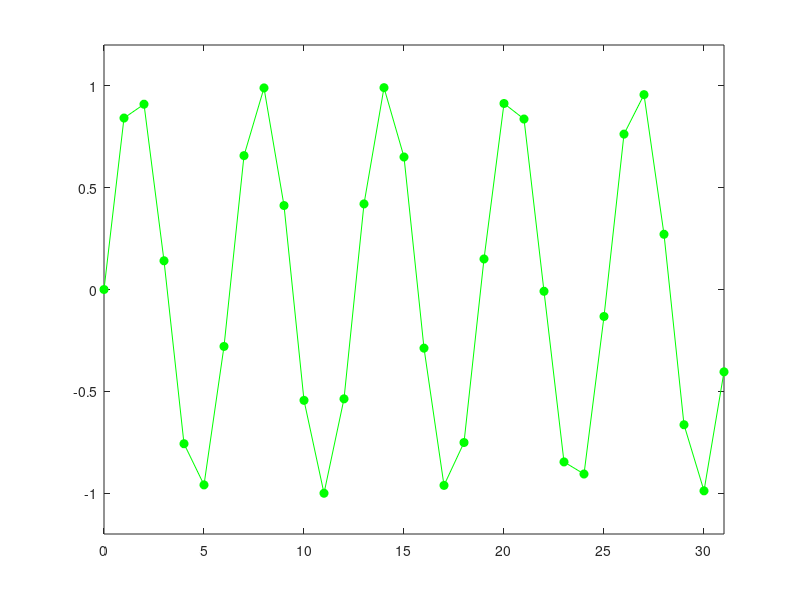

Recreate this plot in MATLAB. (Note: this script raises an error after producing the figure.)
%%%%%%%%%%%%%%%%%%%%%%%%%%%%%%%%%%%%%%%%%%%%%%%%%%%%%%%%%%%%%%%%%%%%%%%%% linSysTutorial.m%%%   David Heeger, Eero Simoncelli, and Patrick Teo 6/96.  %%%   Based on OBVIUS tutorial by David Heeger and Eero Simoncelli.%%%%%%%%%%%%%%%%%%%%%%%%%%%%%%%%%%%%%%%%%%%%%%%%%%%%%%%%%%%%%%%%%%%%%%% addpath('matlabPyrTools');%% Discrete-time sequences% Discrete-time sequences are represented as a sequence of numbers% f[n], for integer values of n.  There are several important, basic% sequences.  Examples of these basic sequences will be plotted% below.  We now plot several of the important sequences, % from n=1 to n=32.%foonRange=0:31;%%  Impulse sequence, delta[n]% is 1 only when n=0. Here we plot delta[n-16]:figure(1), clf; impulse = zeros(1,32);impulse(17)=1;plot(nRange,impulse, 'g-', nRange,impulse, 'o', 'MarkerEdgeColor' , 'g', 'MarkerFaceColor', 'g');set(gca, 'xLim', [0 31], 'yLim' , [-0.2 1.2])figure(1)%%  Step sequence, u[n]% is 0 when n<0.  Here we plot u[n-16]:step = zeros(1,32);step(17:32)=ones(1,16);figure(1), plot(nRange,step, 'g-', nRange,step, 'o', 'MarkerEdgeColor' , 'g', 'MarkerFaceColor', 'g');set(gca, 'xLim', [0 31], 'yLim' , [-0.2 1.2])figure(1)%%  Next, we plot a sinusoidal sequence with period 8amplitude = 1; phase_off = 0; period = 8; freq = 2*pi/period;sinusoid = amplitude .* sin(freq .* nRange + phase_off);figure(1), subplot(2, 1, 1)plot(nRange,sinusoid, 'g-', nRange,sinusoid, 'o', 'MarkerEdgeColor' , 'g', 'MarkerFaceColor', 'g');set(gca, 'xLim', [0 31], 'yLim' , [-1.2 1.2])figure(1)%%  Notice that adding 2*pi to the frequency gives the same sinusoid.%(this is not true for continuous sinusoids)freq = 2*pi/period + 2*pi;sinusoid_shift_2pi = amplitude .* sin(freq .* nRange + phase_off);figure(1), subplot(2, 1, 2)plot(nRange,sinusoid_shift_2pi , 'r-', nRange, sinusoid_shift_2pi , 'o', ...		'MarkerEdgeColor' , 'r', 'MarkerFaceColor', 'r');set(gca, 'xLim', [0 31], 'yLim' , [-1.2 1.2])%%% The importance of this is that we need only consider frequencies in% a frequency interval of length 2*pi such as -pi to pi.  Also notice% that although continuous sinusoids with frequency w are periodic% with period 2*pi/w, this is not necessarily true of discrete% sinusoids.  For example, a discrete sinusoid with frequency w=1 is% NOT periodic:period = 2*pi; freq = 2*pi/period;non_periodic_sinusoid = amplitude .* sin(freq .* nRange + phase_off);figure(1), clfplot(nRange,non_periodic_sinusoid,'g-',nRange,non_periodic_sinusoid,'go','MarkerFaceColor','g');axis([0 31 -1.2 1.2]);%%% Why isn't this sequence periodic?  Is it because we've plotted% only 32 samples?  If we were to plot more samples, would it% ever repeat?% For a finite length sequence, we have an even more stringent% requirement.  By a periodic finite length sequence, we mean% circularly periodic.  When you go off the end you start back at% the beginning.  To be periodic, the sequence length must be a% multiple of the period.% Altogether, there are only N distinguishable frequencies that% are circularly periodic with period (sequence length) N.  These% frequencies are: %       2 pi k/N for k=0,1,...,N-1.  % In our examples, N=32, so the frequencies are: %       0, pi/16, 2pi/16, 3pi/16,..., 31pi/16.% This set of discrete (co-)sinusoids can also be indexed in% another way: %       2 pi k/N for k=-N/2,...,-1,0,1,...,N/2.  % In our examples, these periods are:%       -16pi/16,...,-pi/16,0,pi/16,...,15pi/16.  % Take a look at some of these sinusoids and cosinusoids to see% that these frequencies are all distinct.% Are the sinusoids and cosinusoids with frequencies 0 and pi% distinct?  How about with frequencies -pi and pi?%%%%%%%%%%%%%%%%%%%%%%%%%%%%%%%%%%%%%%%%%%%%%%%%%%%%%%%%%%%%%%%%%%%%%%%% Linear systems% A discrete time system is defined as a transformation or operator% that maps an input sequence to an output sequence:% f[x] -> g[x]  or g[x] = T{f[x]}% Linear systems are defined by the principle of superposition.% Superposition has two parts: additivity and homogeneity.% Additivity:% T{f1[x] + f2[x]} = T{f1[x]} + T{f2[x]}% Homogeneity (scaling):% T{a f[x]} = a T{f[x]}% A linear system can be expressed as a matrix multiplication:%                   g[x] = M f[x]% where M is an m-by-n matrix, g[x] is a sequence of length m and% f[x] is a sequence of length n.% A time-invariant system is one for which a shift or delay of% the input sequence causes a corresponding shift in the output% sequence.  An example of a linear time-VARIANT system is% subsampling.  We'll get to that later.% For a linear time-invariant system, the rows of the M matrix% are all shifted copies of one another.  Such a matrix is called% a Toeplitz matrix.  The output of a linear time-invariant% system can also be computed using convolution.  Convolution is% equivalent to matrix-multiplication when using a Toeplitz% matrix.%%% First, let's create a Toeplitz matrix and display it as an% image.Tmatrix = zeros(32,32);one_row = [-.004 -.031 -.047 .031 .102 .031 -.047 -.031 -.004];for row = 1:32  k = 1;  for col = row-4:row+4    Tmatrix(row,rem(col-1+32,32)+1) = one_row(k);    k = k + 1;  endendfigure(2)showIm(Tmatrix);%%% Now, let's take our impulse signal and multiply it through the% matrix:figure(1)clfimpulse_response = Tmatrix * impulse';plot(nRange,impulse_response,'r-',nRange,impulse_response,'go');axis([0 31 -.06 .12]); %%% Matrix multiplication is an inefficient way of doing the above% computation because most of the entries in the matrix are% zeros.  Matlab provides facilities for efficient linear% filtering.  A linear filter has only the interesting (non-zero)% entries of the Toeplitz matrix.  Then the output is computed% using convolution, shifting the filter over the input signal.% The efficiency of convolution (over matrix multiplication) will% be critical when we get to 2D linear transforms on images, and% 3D (space-time) transforms on image sequences.  The matrices% would be huge and very sparse (lots of zeros).  Let's do the% above transform again, using convolutionfilter = [-.004 -.031 -.047 .031 .102 .031 -.047 -.031 -.004];new_impulse_response = convolve2(impulse, filter,'wrap');hold onplot(nRange,new_impulse_response,'r-',nRange,new_impulse_response,'b.');axis([0 31 -.06 .12]);%%% A linear time-invariant system is completely characterized by% its impulse response, that is, its response to an impulse% input.  The response to an impulse is the corresponding column% in the Toeplitz matrix.  Given the impulse response, we can% compute the response to any input.  Any input can be expressed% as the sum of a bunch of scaled impulses.  Since the system is% linear, the output is the sum of a bunch of scaled copies of% the impulse response.  Example:%%  Sum of two impulsesimpulse_10=zeros(1,32); impulse_10(10)=1;impulse_15=zeros(1,32); impulse_15(15)=1;signal = 5.*impulse_10 + 13.*impulse_15;clfplot(nRange,signal,'r-',nRange,signal,'ro');axis([0 31 -1 14]);%%  Filter responses to individual impulsesimpulse_response_10 = convolve2(impulse_10,filter,'wrap');plot(nRange,impulse_response_10,'g-',nRange,impulse_response_10,'go');axis([0 31 -.06 .12]);hold onimpulse_response_15 = convolve2(impulse_15,filter,'wrap');plot(nRange,impulse_response_15,'r-',nRange,impulse_response_15,'ro');axis([0 31 -.06 .12]);%%  Filter response to scaled sum of impulsessignal_response = convolve2(signal,filter,'wrap');plot(nRange,signal_response,'b-',nRange,signal_response,'go');axis([0 31 -.75 1.5]);%%  Sum of scaled filter responses to individual impulsessum_of_impulse_responses = ...    5.*impulse_response_10 + 13.*impulse_response_15;plot(nRange,sum_of_impulse_responses,'r-',nRange,sum_of_impulse_responses,'b.');axis([0 31 -.75 1.5]);%%  The difference (or mean-squared error) between them should return 0mean((signal_response-sum_of_impulse_responses).^2)%%  As another example, consider the filter response to the stepstep_response = convolve2(step,filter,'wrap');clfplot(nRange,step_response,'r-',nRange,step_response,'go');axis([0 31 -.1 .1]);%%  Represent filter to response to step as sum of filter responses to impulses:sum_of_impulse_responses = zeros(1,32);for n = 17:32  impulse_n = zeros(1,32);   impulse_n(n) = 1;  sum_of_impulse_responses = sum_of_impulse_responses + ...      convolve2(impulse_n,filter,'wrap');endplot(nRange,sum_of_impulse_responses,'r-',nRange,sum_of_impulse_responses,'go');axis([0 31 -.1 .1]);% This should return 0:mean((step_response-sum_of_impulse_responses).^2)%%% Note that convolve2 using 'wrap' performs circular convolution.  Circular% convolution wraps around from the end the sequence back to the beginning% again, as if the sequence was a full period of a longer periodic% sequence.  The consequence of circular convolution is evident in the% step-response.  Obviously, there are many alternative ways to handle the% endpoints of a sequence.  For example, one way is to repeat the end% sample values (at both ends) rather than wrapping. convolve2 allows for a% range of wahs to deal with the endpoints:%%         'full'    - (default) returns the full 2-D convolution,%         'same'    - returns the central part of the convolution%                     that is the same size as A (using zero padding),%         'valid'   - returns only those parts of the convolution%                     that are computed without the zero-padded%                     edges, size(Y) = [mx-mm+1,nx-nm+1] when%                     size(X) > size(M),%         'wrap'    - as for 'same' except that instead of using%                     zero-padding the input A is taken to wrap round as%                     on a toroid.%         'reflect' - as for 'same' except that instead of using%                     zero-padding the input A is taken to be reflected%                     at its boundaries.%% Properties of linear time-invariant systems:% Convolution is commutative (i.e. the order of two consecutive% convolution operations is irrelavant):filter1 = [-.004 -.031 -.047 .031 .102 .031 -.047 -.031 -.004];filter2 = [1 4 6 4 1] ./ 16.0;response_1_2 = convolve2(convolve2(step,filter1,'wrap'),filter2,'wrap');plot(nRange,response_1_2,'r-',nRange,response_1_2,'go');axis([0 31 -.06 .06]);response_2_1 = convolve2(convolve2(step,filter2,'wrap'),filter1,'wrap');plot(nRange,response_2_1,'r-',nRange,response_2_1,'go');axis([0 31 -.06 .06]);% Should be zero:mean((response_1_2-response_2_1).^2)%%% Even though convolution (linear shift-invariant linear systems)% commute, not all linear systems commute.  For example, matrix% multiplication is not, in general, commutative.% Convolution also follows the distributive property (i.e., the% sum of convolutions with two filters equals the convolution% with the sum of the filters).filter1 = [-.004 -.031 -.047 .031 .102 .031 -.047 -.031 -.004];filter2 = [0 0 1 4 6 4 1 0 0] ./ 16;response1 = convolve2(step,filter1,'wrap');response2 = convolve2(step,filter2,'wrap');sum_of_responses = response1 + response2;plot(nRange,sum_of_responses,'r-',nRange,sum_of_responses,'go');axis([0 31 -.2 1.2]);sum_of_filters = filter1 + filter2;response_to_sum_of_filters = convolve2(step,sum_of_filters,'wrap');plot(nRange,response_to_sum_of_filters,'r-',nRange,response_to_sum_of_filters,'go');axis([0 31 -.2 1.2]);% Should be zero:mean((response_to_sum_of_filters - sum_of_responses).^2)%% Invertible linear systems% Here's a simple example of a linear filter that shifts the% sequence by 2 samples.  This operation can, of course, be% inverted by shifting in the other direction.shift_filter = [0 0 0 0 1];unshift_filter = [1 0 0 0 0];shifted_sinusoid = convolve2(sinusoid,shift_filter,'wrap');plot(nRange,shifted_sinusoid,'r-',nRange,shifted_sinusoid,'ro','MarkerFaceColor','r');axis([0 31 -1.2 1.2]);hold onunshifted_sinusoid = convolve2(shifted_sinusoid,unshift_filter,'wrap');plot(nRange,unshifted_sinusoid,'g-',nRange,unshifted_sinusoid,'go','MarkerFaceColor','g');axis([0 31 -1.2 1.2]);%%% Another way to think of inverting a linear transform is in% terms of inverting the corresponding transform matrix.  The% matrix for shifting operation looks like this:Smatrix = zeros(32,32);one_row = [1 0 0 0 0];for row = 1:32  k = 1;  for col = row-2:row+2    Smatrix(row,rem(col-1+32,32)+1) = one_row(k);    k = k + 1;  endendfigure(2)clf; showIm(Smatrix);%% %Now, let's recompute the shifted sequence, using the matrix% (instead of convolution):new_shifted_sequence = Smatrix * sinusoid';figure(1)plot(nRange,new_shifted_sequence,'r-',nRange,new_shifted_sequence,'go');axis([0 31 -1.2 1.2]);%%% To invert the transform, we just invert the matrix:figure(2)Smatrix_inv = inv(Smatrix);clf; showIm(Smatrix_inv);% And, recompute the unshifted sequence:new_unshifted_sequence = Smatrix_inv * new_shifted_sequence;figure(1)plot(nRange,new_unshifted_sequence,'r-',nRange,new_unshifted_sequence,'go');axis([0 31 -1.2 1.2]);%%  Another example% Here's another example of inverting a linear transform.  In% this example, we split a signal into two bands, a high% frequency (or "highpass") band and a low frequency (or% "lowpass") band.  Each band has the same number of samples as% the original sequence, so the entire transform has twice as% many samples as the original.  The lowpass and highpass filters% are carefully chosen so that summing the low and high bands% reconstructs the original signal.lo_filter = [.008 .031 .094 .219 .297 .219 .094 .031 .008];figure(1)subplot(2,1,1)plot([-4:1:4], lo_filter);subplot(2,1,2)hi_filter = [-.008 -.031 -.094 -.219 .703 -.219 -.094 -.031 -.008];plot([-4:1:4], hi_filter);%%lo_impulse_response = convolve2(impulse,lo_filter,'wrap');clfsubplot(2,1,1)plot(nRange,lo_impulse_response,'r-',nRange,lo_impulse_response,'go');axis([0 31 -.02 .32]);hi_impulse_response = convolve2(impulse,hi_filter,'wrap');subplot(2,1,2)plot(nRange,hi_impulse_response,'r-',nRange,hi_impulse_response,'go');axis([0 31 -.25 .75]);%%reconstruct_impulse = lo_impulse_response + hi_impulse_response;clfplot(nRange,reconstruct_impulse,'r-',nRange,reconstruct_impulse,'go');axis([0 31 -.2 1.2]);% Should be zero:mean((reconstruct_impulse-impulse).^2)%% Linear system's response to a sinusoid%% Let's compute the filter responses to a sinusoid:lo_sin_response = convolve2(sinusoid,lo_filter,'wrap');subplot(2,1,1)plot(nRange,lo_sin_response,'r-',nRange,lo_sin_response,'ro','MarkerFaceColor','r');axis([0 31 -.65 .65]);hi_sin_response = convolve2(sinusoid,hi_filter,'wrap');subplot(2,1,2)plot(nRange,hi_sin_response,'g-',nRange,hi_sin_response,'go','MarkerFaceColor','g');axis([0 31 -.65 .65]);%%reconstruct_sin = lo_sin_response + hi_sin_response;clfplot(nRange,reconstruct_sin,'r-',nRange,reconstruct_sin,'go');axis([0 31 -1.2 1.2]);% Should be zero:mean((reconstruct_sin-sinusoid).^2)%%% Now, let's see what the matrix looks like for this transform:LHmatrix = zeros(64,32);lo_row = [.008 .031 .094 .219 .297 .219 .094 .031 .008];hi_row = [-.008 -.031 -.094 -.219 .703 -.219 -.094 -.031 -.008];for row = 1:32  k = 1;  for col = row-4:row+4    LHmatrix(row,rem(col-1+32,32)+1) = lo_row(k);    LHmatrix(row+32,rem(col-1+32,32)+1) = hi_row(k);    k = k + 1;  endendfigure(2)clfshowIm(LHmatrix);% The top half of the rectangular matrix represents the shifted% filter coefficients for the low-pass filter.  The bottom half% represents those of the hi-pass filter.%%% To invert the transform, we can use the pseudo-inverse, % (Mt M)^(-1) Mt, where M is the matrix, Mt is the matrix % transpose, and the -1 indicates matrix inverse.LHmatrix_inv = inv(LHmatrix' * LHmatrix) * LHmatrix';clf; showIm(LHmatrix_inv);%%% Let's check that this really is the inverse % (should be identity):clf; showIm(LHmatrix_inv * LHmatrix);%%% Now, recompute the transform (the lo-pass and hi-pass transform% coefficients are displayed in one double-length sequence, next% to each other):impulse_transform = LHmatrix * impulse';figure(1)clfplot([1:64],impulse_transform,'r-');axis([1 64 -.25 .75]);%%% Now, invert the transform:new_reconstruct_impulse = LHmatrix_inv * impulse_transform;plot(nRange,new_reconstruct_impulse,'r-',nRange,new_reconstruct_impulse,'go');axis([0 31 -.2 1.2]);% Should be zero:mean((impulse - new_reconstruct_impulse').^2)%%% The inverse that we just used is different from just adding% together the coefficients of the two bands (used above).  There% is more than one way to invert an overcomplete transform.% Let's construct the matrix that corresponds to adding the% coefficients from the two bands, and make sure that it also% inverts the transform:new_LHmatrix_inv = [diag(ones(1,32)) diag(ones(1,32))];figure(2)clf; showIm(new_LHmatrix_inv); %%% Check that this is also an inverse:clf; showIm(new_LHmatrix_inv * LHmatrix); %% Sinusoidal sequences% Sinusoidal and cosinusoidal sequences play a particularly important% role in representing signals, because complex exponential sequences% (including sines and cosines) are the eigenfunctions of% finite-dimensional linear time-invariant systems.  For example, a% sinusoidal sequence convolved with a linear filter gives another% sinusoidal sequence of the same frequency.  Only the phase and% amplitude of the output sinusoid will be different.figure(1)plot(nRange,sinusoid,'r-',nRange,sinusoid,'ro','MarkerFaceColor','r');axis([0 31 -1.2 1.2]);hold on;% Filter response to a sinusoid:filter = [-.004 -.031 -.047 .031 .102 .031 -.047 -.031 -.004];result = convolve2(sinusoid,filter,'wrap');plot(nRange,result,'g-',nRange,result,'go','MarkerFaceColor','g');axis([0 31 -1.2 1.2]);hold on;%%% That filter changes only the amplitude, not the phase.  % Here's one that also changes the phase (via shift/delay):shift_filter = [0 0 -.004 -.031 -.047 .031 .102 .031 -.047 -.031 -.004];result = convolve2(sinusoid,shift_filter,'wrap');plot(nRange,result,'bo-','MarkerFaceColor','b');axis([0 31 -1.2 1.2]);%%% Let's try some really weird (in fact random) filters, just to% demonstrate that no matter what you use, you still get a% sinusoid of the same frequency:results = zeros(10,32);for index = 1:10  filter = rand(1,5);  results(index,:) = convolve2(sinusoid,filter,'wrap');endclf% Display it:min_res = min(min(results)); max_res = max(max(results));for index = 1:10  plot(nRange,results(index,:),'r-',nRange,results(index,:),'go');  axis([0 31 min_res max_res]);  pause(0.5);  drawnowend%% Fourier Series Representation% Any signal can be expressed as a (weighted) linear sum of% impulses.  Likewise, a signal can be expressed as a (weighted)% linear sum of sines and cosines.  Example, make a gaussian as a% sum of cosines:%% Gaussianclf;gaussian = exp(-((nRange-16).^2)./(2*4^2));plot(nRange,gaussian,'r-',nRange,gaussian,'go');axis([0 31 -.2 1.2]);%%  Fourier series approximation of Gaussian:gaussian_series = ...    (0.333 * ones(1,32)) + ...    (0.470 * cos(2*pi*1/32*(nRange-16))) + ...    (0.166 * cos(2*pi*2/32*(nRange-16))) + ...    (0.029 * cos(2*pi*3/32*(nRange-16))) + ...    (0.0025 * cos(2*pi*4/32*(nRange-16)));figure(1)plot(nRange,gaussian_series,'r-',nRange,gaussian_series,'go');axis([0 31 -.2 1.2]);% Should be small:mean((gaussian - gaussian_series).^2)% The weights in the summation (.470, .166, 029, and .0025) are% called the Fourier coefficients.%% Fourier Transform% The Fourier transform is a particular linear transform that is% used to compute the Fourier coefficients of a signal.  The% transform matrix looks like this:Fourier_mat = zeros(64,32);for k = 0:31  Fourier_mat(k+1,:) = cos(2*pi*k/32*nRange)/sqrt(32);  Fourier_mat(k+32+1,:) = sin(-2*pi*k/32*nRange)/sqrt(32);endfigure(2)clf; showIm(Fourier_mat);%%% Each row is a sine or cosine.  Rows 2 and 6, for example:figure(1)plot(nRange,Fourier_mat(2,:),'r-',nRange,Fourier_mat(2,:),'ro','MarkerFaceColor','r');axis([0 31 -.2 .2]);hold onplot(nRange,Fourier_mat(6,:),'g-',nRange,Fourier_mat(6,:),'go','MarkerFaceColor','g');axis([0 31 -.2 .2]);%%% The top half of the matrix contains cosines of various% frequencies, and the bottom half contains sines of various% frequencies.  The very top row is a constant that pulls out the% average (dc) component of a signal.  The transform is% self-inverting, that is, multiplying the matrix by its% transpose gives the identity transform.Fourier_inv_mat = Fourier_mat';figure(2)clf; showIm(Fourier_inv_mat);%%% To check the product of the inverse of the Fourier tranform with the% Fourier transform matrix should yeild the identity:clf; showIm(Fourier_inv_mat * Fourier_mat); %%% Let's look at the rows of the inverse (transpose) matrix.  The% first half of each row is a cosine, and the second half of each% row is a sine.  These sines and cosines are the same as the% rows of the the Fourier matrix.figure(1)clfplot(nRange,Fourier_inv_mat(2,[1:32]),'ro-','MarkerFaceColor','r');axis([0 31 -.2 .2]);hold onplot(nRange,Fourier_inv_mat(2,[33:64]),'go-','MarkerFaceColor','g');axis([0 31 -.2 .2]);%%% Let's take the Fourier transform of a cosinusoid.  num_cycles = 4;cosinusoid = cos(2*pi*num_cycles/32*nRange);figure(1)clfsubplot(2,1,1)plot(nRange,cosinusoid,'ro-','MarkerFaceColor','r');axis([0 31 -1.2 1.2]);subplot(2,1,2)ft_cosinusoid = Fourier_mat * cosinusoid';plot(0:63,ft_cosinusoid,'ro-','MarkerFaceColor','r');axis([0 63 -.2 3]);% We get a pair of impulses in the transform.  One of the% impulses corresponds to the frequency of the signal (4 cycles% per image) at position 4 in the transform.  Why is there a% second impulse?  The Fourier transform is really set up to% analyze complex signals.  For real signals, the transform has% certain symmetry properties.  We will go into those in more% detail below.%%% Try a different frequency:num_cycles = 8;cos_8 = cos(2*pi*num_cycles/32*nRange);subplot(2,1,1)plot(nRange,cos_8,'ro-','MarkerFaceColor','r');axis([0 31 -1.2 1.2]);ft_cos_8 = Fourier_mat * cos_8';subplot(2,1,2)plot(0:63,ft_cos_8,'ro-','MarkerFaceColor','r');axis([0 63 -.2 3]);% Again, the location of the impulses in the transform% corresponds to the frequency of the signal.  For example, a% frequency of 8 cycles per image gives an impulse at positions 8% and 32-8=24 in the transform domain.%%% For a sinusoid, we get impulses in the second half (positions >% 32) of the output because the sinusoids are in the bottom half% of the system matrix.transform = Fourier_mat * sinusoid';subplot(2,1,1)plot(nRange,sinusoid,'ro-','MarkerFaceColor','r','MarkerFaceColor','r');axis([0 31 -1.2 1.2]);ft_cos_8 = Fourier_mat * cos_8';subplot(2,1,2)plot(0:63,transform,'ro-','MarkerFaceColor','r');axis([0 63 -3 3]);%%% The Fourier transform is inverted by using the transpose of the% system matrix:invert_transform = Fourier_mat' * transform;subplot(2,1,1)hold onplot(nRange,invert_transform,'bo');axis([0 31 -1.2 1.2]);% Should be zero:mean((invert_transform' - sinusoid).^2)%% FFTs% The FFT algorithm is an efficient way of computing the Fourier% transform, without bothering with the matrix multiplication.ft_sinusoid = fft(sinusoid); % Cosinusoidal (real) part:realpart=real(ft_sinusoid);figure(1)clfsubplot(2,1,1)plot(nRange,realpart,'ro-','MarkerFaceColor','r');axis([0 31 -18 18]);%  Sinusoidal (imaginary) part:imagpart=imag(ft_sinusoid);subplot(2,1,2)plot(nRange,imagpart,'ro-','MarkerFaceColor','r');axis([0 31 -18 18]);%%% FFT returns complex numbers. The imaginary part contains the% sine components and the real-part contains the cosine% components.  The first sample corresponds to the "DC" or% constant coefficient.% Often, people represent Fourier coefficients in terms of% magnitude and phase, rather than real and imaginary:mag_sin = abs(ft_sinusoid);clfplot(nRange,mag_sin,'ro-','MarkerFaceColor','r');axis([0 31 -0.2 18]);%%% Here's a whole series of Fourier transforms for different% frequency sinusoids by looping through all of the possible frequencies of% periodic sinuoisides.for freq = 0:31  sin_freq = sin(2*pi*freq/32*nRange);  imag_ft_sin_freq = imag(fft(sin_freq));  plot(nRange,imag_ft_sin_freq,'ro-','MarkerFaceColor','r');  title(sprintf('Frequency = 2\\pi * %d/32',freq));  axis([0 31 -18 18]);  drawnow  pause(0.25);end%% Fourier transforms of other signals% Now, let's compute Fourier transforms of some other signals.% Fourier transform of a constant function:constant = ones(32);clfsubplot(2,1,1)plot(nRange,constant,'ro-','MarkerFaceColor','r');mag_constant = abs(fft(constant)); subplot(2,1,2)plot(nRange,mag_constant,'ro-','MarkerFaceColor','r');axis([0 31 0 32]);%%% fftshift puts shifts the frequency axis to put the DC component% in the middle:mag_constant = abs(fftshift(fft(constant)));subplot(2,1,2)plot(-16:15,mag_constant,'ro-','MarkerFaceColor','r');axis([-16 15 0 32]);%% Fourier transform of a Gaussian function: %The imaginary part is zero and the real part is itself a Gaussian.gaussian = exp(-((nRange-16)./6).^2);subplot(2,1,1)plot(-16:15,gaussian,'ro-','MarkerFaceColor','r');axis([-16 15 -0.2 1.2]);ft_gaussian = fftshift(fft(fftshift(gaussian)));imag_ft_gaussian = imag(ft_gaussian);real_ft_gaussian = real(ft_gaussian);subplot(2,1,2);%real part in redplot(-16:15,real_ft_gaussian,'ro-','MarkerFaceColor','r');axis([-16 15 -12 12]);%imaginary part in greenhold onplot(-16:15,imag_ft_gaussian,'go-','MarkerFaceColor','g');axis([-16 15 -12 12]);%%% Making the Gaussian smaller in one domain makes it larger in% the other domain:little_gauss = exp(-(((nRange-16).^2)./2));subplot(2,1,1)plot(-16:15,little_gauss,'ro-','MarkerFaceColor','r');axis([-16 15 -0.2 1.2]);ft_little_gauss = fftshift(fft(fftshift(little_gauss)));real_ft_little_gauss = real(ft_little_gauss);subplot(2,1,2)hold offplot(-16:15,real_ft_little_gauss,'ro-','MarkerFaceColor','r');axis([-16 15 -.2 3]);% This is an example of what is known as the uncertainty% principle.  When a signal is more localized in one domain, it% is less well localized in the other domain.%% Symmetry properties of Fourier Transform:% For any real-valued, antisymmetric (odd) function, in which% f(x) = -f(-x), the real part of the FT is zero, and the% imaginary part of the FT is antisymmetric (odd).  For any% real-valued, symmetric (even) function, in which f(x) = f(-x),% the imaginary part of the FT is zero and the real part is% symmetric (even).random_signal = 0.5-rand(1,64);% Decompose random_signal into even and odd components:%   even_signal(x) = 0.5*(random_signal(x)+random_signal(-x))%   odd_signal(x)  = 0.5*(random_signal(x)-random_signal(-x))%% One can easily verify that%   random_signal(x) = even_signal(x)+odd_signal(x).%% Note that the origin (i.e. x=0) is at location 33 % (i.e. random_signal(33)).even_signal = zeros(1,64);even_signal(1) = random_signal(1);for index = -31:31  even_signal(index+32+1) = ...      0.5*(random_signal(index+32+1)+random_signal(-index+32+1));endfigure(1)clfplot(-32:31,even_signal,'ro-','MarkerFaceColor','r');axis([-32 31 -0.5 0.5]);%%odd_signal = zeros(1,64);odd_signal(1) = random_signal(1);for index = -31:31  odd_signal(index+32+1) = ...      0.5*(random_signal(index+32+1)-random_signal(-index+32+1));endplot(-32:31,odd_signal,'ro-','MarkerFaceColor','r');axis([-32 31 -0.5 0.5]);%%% Real part of Fourier transform of an even signal is% even-symmetric; imaginary part is zero.ft_even_signal = fftshift(fft(fftshift(even_signal)));real_ft_even = real(ft_even_signal);plot(-32:31,real_ft_even,'ro-','MarkerFaceColor','r');axis([-32 31 -8 8]);imag_ft_even = imag(ft_even_signal);hold onplot(-32:31,imag_ft_even,'go-','MarkerFaceColor','g');axis([-32 31 -8 8]);%%% Imaginary part of Fourier transform of an odd signal% is odd-symmetric; real part is zero.% *** busted (real part isn't quite zero)ft_odd_signal = fftshift(fft(fftshift(odd_signal)));real_ft_odd = real(ft_odd_signal);clfplot(-32:31,real_ft_odd,'ro-','MarkerFaceColor','r');axis([-32 31 -8 8]);imag_ft_odd = imag(ft_odd_signal);hold onplot(-32:31,imag_ft_odd,'go-','MarkerFaceColor','g');axis([-32 31 -8 8]);%%% For any real-valued signal, the real part of the FT is% even-symmetric and the imaginary part of the FT is% odd-symmetric.ft_random_signal = fftshift(fft(random_signal));real_ft = real(ft_random_signal);clfsubplot(2,1,1)plot(-32:31,real_ft,'ro-','MarkerFaceColor','r');axis([-32 31 -5 5]);imag_ft = imag(ft_random_signal);subplot(2,1,2)plot(-32:31,imag_ft,'go-','MarkerFaceColor','g');axis([-32 31 -5 5]);% Taken together, these symmetry properties mean that there is% quite a lot of redundancy in the FT of a real signal.  A simple% way to count the amount of redundancy is to compare the number% of samples.  Take a real-valued input signal with 64 samples.% Computing its fft gives a total of 128 samples (half in the% real part and half in the imaginary part), a factor of 2% redundant.%% Parseval's Theorem: % "The sum of squared values over space domain equals sum of squared values over% frequency domain."% These should be the equal.sum(sum(gaussian.^2))sum(sum(abs(ft_gaussian).^2))/32% Ignore the factor of 32 for now.  It is explained below.%%%%%%%%%%%%%%%%%%%%%%%%%%%%%%%%%%%%%%%%%%%%%%%%%%%%%%%%%%%%%%%%%%%%%%%% Circular Shifting: % If we shift the signal as if it were periodic (i.e., translate% the signal, wrapping around at the edges), this does not affect% the Fourier transform magnitude:fft_gauss = fftshift(fft(ifftshift(gaussian)));fft_shift_gauss = fftshift(fft(ifftshift(shift(gaussian,[3,0]))));% Magnitudes are the same:mag_fft_gauss = abs(fft_gauss);subplot(2,1,1)plot(-16:15,mag_fft_gauss,'ro-','MarkerFaceColor','r');axis([-16 15 -.2 12]);mag_fft_shift_gauss = abs(fft_shift_gauss);subplot(2,1,2)plot(-16:15,mag_fft_shift_gauss,'ro-','MarkerFaceColor','r');axis([-16 15 -.2 12]);% Should be zero:mean((mag_fft_shift_gauss - mag_fft_gauss).^2)%% Differentiation:% Taking a derivative of a signal in time is the same as multiplying% by an imaginary ramp in frequency. In particular, %                  Fourier{d/dx f(x)} = -i w Fourier{f(x)}% where i = sqrt(-1) and w is normalized frequency.% For an intuition for the derivative property, recall that the% d/dx[cos(wx)] = -w sin(wx).% For example, let's consider a Gaussian and the first derivative% of a Gaussian.gaussian = exp(-(((nRange-16).^2)./(2*4^2)));clfsubplot(2,1,1)plot(-16:15,gaussian,'ro-','MarkerFaceColor','r');axis([-16 15 -.2 1.2]);gaussian_deriv = -2/(2*4^2).*(nRange-16).*gaussian;hold onplot(-16:15,gaussian_deriv,'go-','MarkerFaceColor','g');axis([-16 15 -.2 1.1]);ft_gaussian = fftshift(fft(fftshift(gaussian)));real_ft_gaussian = real(ft_gaussian);subplot(2,1,2)plot(-16:15,real_ft_gaussian,'ro-','MarkerFaceColor','r');axis([-16 15 -.2 12]);ft_gaussian_deriv = fftshift(fft(fftshift(gaussian_deriv)));imag_ft_gaussian_deriv = imag(ft_gaussian_deriv);hold onplot(-16:15,imag_ft_gaussian_deriv,'go-','MarkerFaceColor','g');axis([-16 15 -2 11]);%%% ramp := i w :ramp = 2*pi/32*sqrt(-1).*(nRange-16);% Compute the Fourier transform of the derivative of a gaussian% by multiplying the Fourier transform of a gaussian by the ramp.ft_gaussian_mul_ramp = ramp .* ft_gaussian;imag_ft_gaussian_mul_ramp = imag(ft_gaussian_mul_ramp);hold onplot(-16:15,imag_ft_gaussian_mul_ramp,'bo')axis([-16 15 -2 11]);% Should be zero:mean((ft_gaussian_deriv - ft_gaussian_mul_ramp).^2)%%%%%%%%%%%%%%%%%%%%%%%%%%%%%%%%%%%%%%%%%%%%%%%%%%%%%%%%%%%%%%%%%%%%%%%% Modulation Theorem: % Multiplication in time domain is the same as convolution in the frequency% domain, up to a known scale factor. For example, a Gabor function is a% sinusoid multiplied by a Gaussian window. Thus, the FT of a Gabor is the% convolution of the FT of a Gaussian with the FT of a sinusoid.  This is% an easy way to gain an intuition for the filtering properties of a Gabor% filter.gabor = gaussian .* sinusoid;clfsubplot(2,1,1)plot(-16:15,gabor,'ro-','MarkerFaceColor','r');axis([-16 15 -1 1]);ft_gabor = fftshift(fft(ifftshift(gabor)));imag_ft_gabor = imag(ft_gabor);subplot(2,1,2)plot(-16:15,imag_ft_gabor,'ro-','MarkerFaceColor','r');axis([-16 15 0 6]);%%ft_sinusoid = fftshift(fft(ifftshift(sinusoid)));imag_ft_sinusoid = imag(ft_sinusoid);hold onplot(-16:15,imag_ft_sinusoid,'go-','MarkerFaceColor','g');axis([-16 15 -18 18]);%ft_gaussian = fftshift(fft(ifftshift(gaussian)));imag_ft_gaussian = imag(ft_gaussian);plot(-16:15,imag_ft_gaussian,'bo-','MarkerFaceColor','b');axis([-16 15 -1 18]);%%imag_conv_of_fts = convolve2(real(ft_gaussian),imag(ft_sinusoid),'wrap')/32;plot(-16:15,imag_conv_of_fts,'r-',-16:15,imag_conv_of_fts,'go');axis([-16 15 -18 18]);% Should be zero:mean((imag_ft_gabor - imag_conv_of_fts).^2)%% Convolution Theorem: % Convolution in the time domain is the same as multiplication in% the frequency domain, up to a known scale factor.  This theorem% is extremely useful.  Sometimes, you have a filter that is% simple to characterize in the frequency domain, but complicated% in the time domain.  For example, it may be very compact in the% frequency domain (i.e., zero nearly everywhere), but very big% (i.e., lots of samples needed) in the time domain.  In such% cases, you can do the filtering by Fourier transforming the% signal, multiplying in the frequency domain, and then Fourier% transforming back.gabor_filter = gabor;impulse_signal = zeros(1,128);impulse_signal(65) = 1;random_signal = 0.5-rand(1,128); impulse_response = convolve2(impulse_signal,gabor_filter,'wrap');clfplot([0:127], impulse_response, 'r-');axis([0 127 -1.0 1.0]);%%filtered_signal = convolve2(random_signal,gabor_filter,'wrap');plot([0:127], filtered_signal, 'r-');axis([0 127 -1.0 1.0]);%%ft_filtered_signal = fftshift(fft(ifftshift(filtered_signal)));plot([-64:63], abs(ft_filtered_signal), 'r-');axis([-64 63 -1 20])%%frequency_response = fftshift(fft(ifftshift(impulse_response)));plot([-64:63], abs(frequency_response), 'r-');axis([-64 63 -1 6])%%ft_random_signal = fftshift(fft(ifftshift(random_signal)));product_of_fts = frequency_response .* ft_random_signal;plot([-64:63], abs(product_of_fts), 'r-');axis([-64 63 -1 20]);% Should be zero:mean((product_of_fts - ft_filtered_signal).^2)%% Frequency Response% Since the Convolution Theorem is so useful, the Fourier% transform of the impulse response of a time-invariant linear% system has a special name.  It is called the Frequency Response% of the linear system.% Remember that for a sinusoidal input, the output of a% time-invariant linear system is sinusoidal with the same% frequency.  Only the amplitude and phase will be changed by% filtering.  The frequency response of a filter can be used to% "read off" the amplitude attenuation and the phase shift, for% each frequency.  For a complicated signal, that can be% expressed as the sum of a number of sinusoids, the frequency% response can be used to "read off" the attenuation and phase% shift for each component.% As another example, let's compute the frequency response of the% 1 sample delay system:delay_filter = [0 0 1];impulse_response = convolve2(impulse_signal, delay_filter,'wrap');frequency_response = fftshift(fft(fftshift(impulse_response)));mag_frequency_response = abs(frequency_response);clfsubplot(2,1,1)plot([-64:63], mag_frequency_response, 'r-');axis([-64 63 0.0 1.2]);phase_frequency_response = angle(frequency_response);subplot(2,1,2)plot([-64:63], phase_frequency_response, 'r-');axis([-64 63 -3.2 3.2]);% For the delay system, the magnitude of the frequency response% is constant (1 for all frequencies), and the phase is -w.%%% You may have noticed in a few places, we multiplied by the% square root of the number of samples (e.g., 32).  This scale% factor is needed given the way that the fft is implemented in% Matlab.  In some textbooks (e.g., Oppenheim and Schafer), the% discrete Fourier transform (DFT) is defined so that you divide% by the number of samples (N) when doing the inverse transform% (from the frequency domain back into the space/time domain).% In other texts, the DFT is defined so that you divided by N% when doing the forward transform.  In still other texts, you% divided by sqrt-N when doing both the forward and the inverse% transforms, so that the Fourier transform is an orthonormal% transform.  The implementation in Matlab follows the first% (divide by N in the inverse tranform) of these conventions.% If you lose track of which convention is being used, it is,% unfortunately, easy to get confused.  For example, using the% Matlab convenction, we write Parseval's theorem as follows% (with a factor of 1/N):%         sum |x[n]|^2 = 1/N sum |X[w]|^2% Using the orthonormal (divide by root-N for the forward and% inverse transforms) convention, Parseval's theorem has no scale% factor:%         sum |x[n]|^2 = sum |X[w]|^2% Using the Matlab convention the convolution theorem has no% scale factor:%         F{x1[n] * x2[n]} = X1[k] X2[k]% Using the orthonormal convention, the convolution theorem has a% factor of sqrt-N:%         F{x1[n] * x2[n]} = sqrt-N X1[k] X2[k]%%%%%%%%%%%%%%%%%%%%%%%%%%%%%%%%%%%%%%%%%%%%%%%%%%%%%%%%%%%%%%%%%%%%%%%% Discrete Cosine Transform% The DCT is another linear transform that is closely related % to the DFT. The rows of the DCT transform matrix are cosines:%%       c(k) 1/sqrt(N) cos[(pi/2N) k (2n+1)]%% where c(k)=1 for k=0 and c(k)=root-2 otherwise.  Here, k% indexes the row and n indexes the column.  In other words, % n indexes the sample position of the original signal and k% indexes the transform coefficients.DCT_mat = zeros(16,16);nnRange = [0:15];for k = 0:15  if (k==0) c=1; else c=sqrt(2); end  DCT_mat(k+1,:) = c/sqrt(16).*cos(pi/(2*16)*k*(2.*nnRange+1));endfigure(2)clf; showIm(DCT_mat); % The DCT matrix is square and orthonormal:clf; showIm(DCT_mat * DCT_mat'); clf; showIm(DCT_mat' * DCT_mat); 